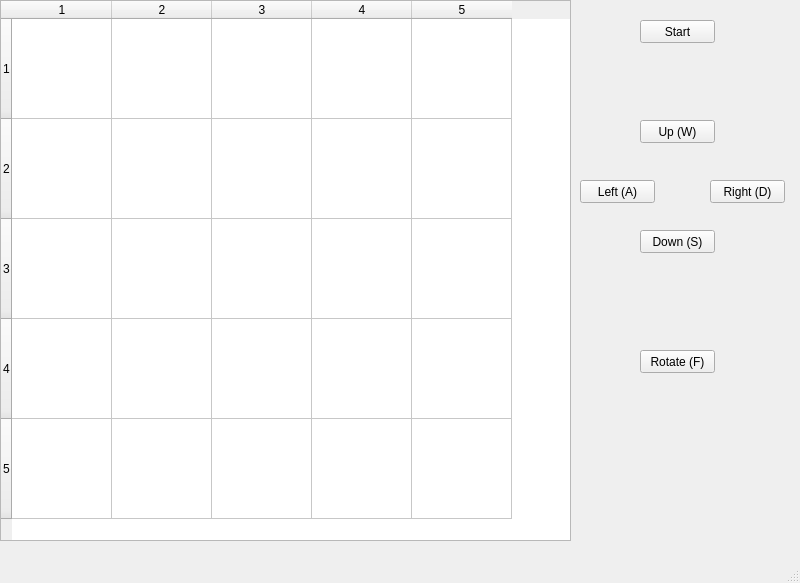
<?xml version="1.0" encoding="UTF-8"?>
<ui version="4.0">
 <class>MainWindow</class>
 <widget class="QMainWindow" name="MainWindow">
  <property name="geometry">
   <rect>
    <x>0</x>
    <y>0</y>
    <width>800</width>
    <height>583</height>
   </rect>
  </property>
  <property name="windowTitle">
   <string>Quarda</string>
  </property>
  <widget class="QWidget" name="centralwidget">
   <widget class="QPushButton" name="UpButton">
    <property name="geometry">
     <rect>
      <x>640</x>
      <y>120</y>
      <width>75</width>
      <height>23</height>
     </rect>
    </property>
    <property name="text">
     <string>Up (W)</string>
    </property>
   </widget>
   <widget class="QPushButton" name="DownButton">
    <property name="geometry">
     <rect>
      <x>640</x>
      <y>230</y>
      <width>75</width>
      <height>23</height>
     </rect>
    </property>
    <property name="text">
     <string>Down (S)</string>
    </property>
   </widget>
   <widget class="QPushButton" name="rightButton">
    <property name="geometry">
     <rect>
      <x>710</x>
      <y>180</y>
      <width>75</width>
      <height>23</height>
     </rect>
    </property>
    <property name="text">
     <string>Right (D)</string>
    </property>
   </widget>
   <widget class="QPushButton" name="LeftButton">
    <property name="geometry">
     <rect>
      <x>580</x>
      <y>180</y>
      <width>75</width>
      <height>23</height>
     </rect>
    </property>
    <property name="text">
     <string>Left (A)</string>
    </property>
   </widget>
   <widget class="QPushButton" name="rotateButton">
    <property name="geometry">
     <rect>
      <x>640</x>
      <y>350</y>
      <width>75</width>
      <height>23</height>
     </rect>
    </property>
    <property name="text">
     <string>Rotate (F)</string>
    </property>
   </widget>
   <widget class="QTableWidget" name="tableWidget">
    <property name="geometry">
     <rect>
      <x>0</x>
      <y>0</y>
      <width>571</width>
      <height>541</height>
     </rect>
    </property>
    <property name="layoutDirection">
     <enum>Qt::LeftToRight</enum>
    </property>
    <property name="autoFillBackground">
     <bool>false</bool>
    </property>
    <property name="alternatingRowColors">
     <bool>false</bool>
    </property>
    <property name="showGrid">
     <bool>true</bool>
    </property>
    <property name="gridStyle">
     <enum>Qt::SolidLine</enum>
    </property>
    <property name="sortingEnabled">
     <bool>false</bool>
    </property>
    <property name="wordWrap">
     <bool>true</bool>
    </property>
    <property name="rowCount">
     <number>5</number>
    </property>
    <property name="columnCount">
     <number>5</number>
    </property>
    <attribute name="verticalHeaderDefaultSectionSize">
     <number>100</number>
    </attribute>
    <attribute name="verticalHeaderStretchLastSection">
     <bool>false</bool>
    </attribute>
    <row/>
    <row/>
    <row/>
    <row/>
    <row/>
    <column/>
    <column/>
    <column/>
    <column/>
    <column/>
   </widget>
   <widget class="QPushButton" name="startButton">
    <property name="geometry">
     <rect>
      <x>640</x>
      <y>20</y>
      <width>75</width>
      <height>23</height>
     </rect>
    </property>
    <property name="text">
     <string>Start</string>
    </property>
   </widget>
  </widget>
  <widget class="QMenuBar" name="menubar">
   <property name="geometry">
    <rect>
     <x>0</x>
     <y>0</y>
     <width>800</width>
     <height>21</height>
    </rect>
   </property>
  </widget>
  <widget class="QStatusBar" name="statusbar"/>
 </widget>
 <resources/>
 <connections/>
</ui>
